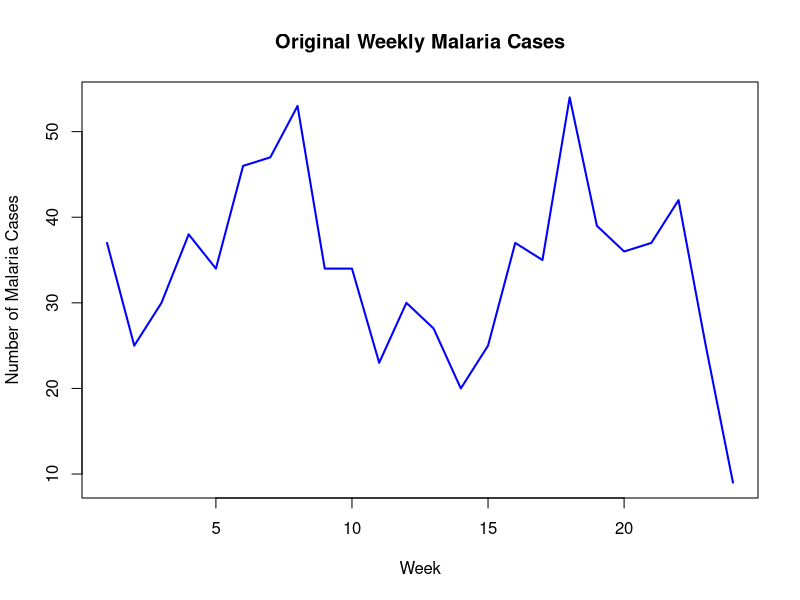
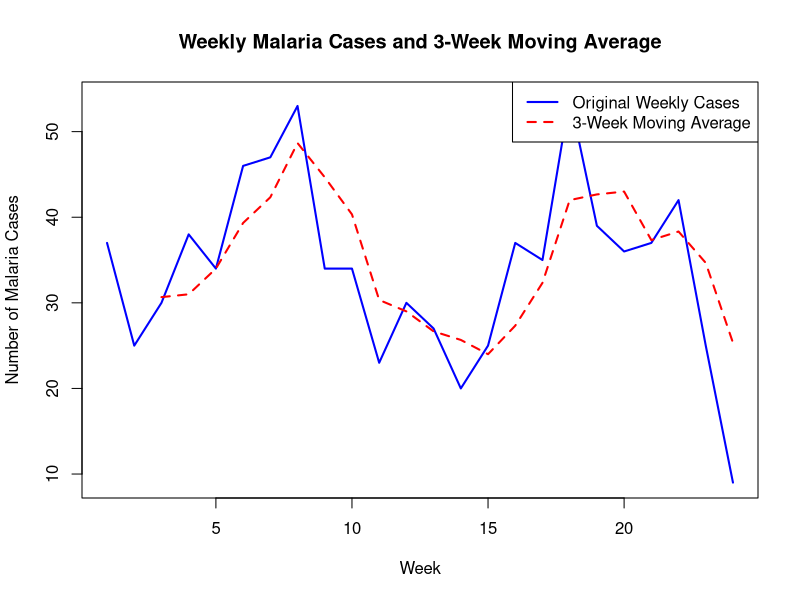

Write the R code that produced these figures, in order.


# Step 1: Import the malaria dataset
data <- read.csv("malaria_data.csv")

# Step 2: Calculate the 3-week moving average
data$moving_avg <- as.numeric(
  stats::filter(
    data$malaria_cases,
    rep(1/3, 3),
    sides = 1
  )
)

# Step 3: Display the results
print(data)

# Step 4: View the first 10 rows
head(data, 10)

# Add 3-week moving average as a new column
data$moving_avg <- as.numeric(
  stats::filter(data$malaria_cases, rep(1/3, 3), sides = 1)
)

# View the updated dataset
head(data)

# Plot original weekly malaria cases
plot(data$malaria_cases,
     type = "l",
     col = "blue",
     lwd = 2,
     main = "Original Weekly Malaria Cases",
     xlab = "Week",
     ylab = "Number of Malaria Cases")

# Plot original weekly malaria cases
plot(data$malaria_cases,
     type = "l",
     col = "blue",
     lwd = 2,
     main = "Weekly Malaria Cases and 3-Week Moving Average",
     xlab = "Week",
     ylab = "Number of Malaria Cases")

# Add the 3-week moving average to the same plot
lines(data$moving_avg,
      col = "red",
      lwd = 2,
      lty = 2)

# Add a legend
legend("topright",
       legend = c("Original Weekly Cases",
                  "3-Week Moving Average"),
       col = c("blue", "red"),
       lty = c(1, 2),
       lwd = 2)
#The 3-week moving average smooths out short-term fluctuations in weekly malaria cases, reducing sudden peaks and drops. This makes the underlying trend easier to identify and helps determine whether malaria cases are generally increasing, decreasing, or remaining stable over time.
